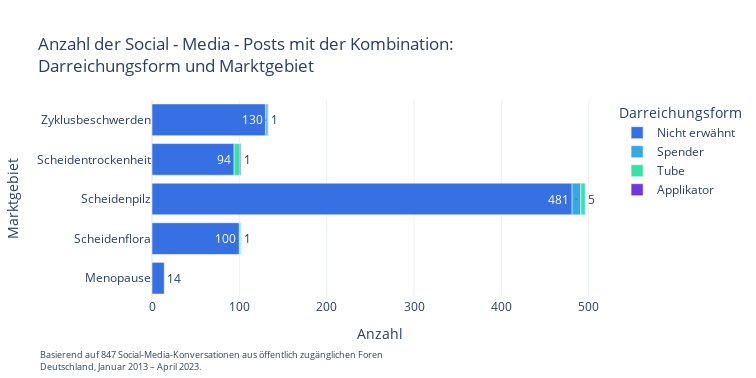
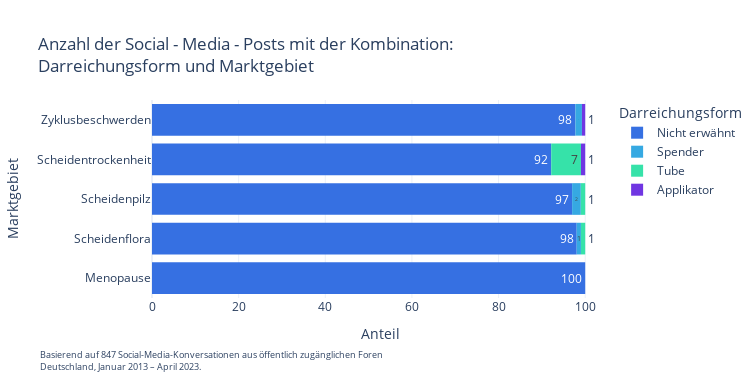
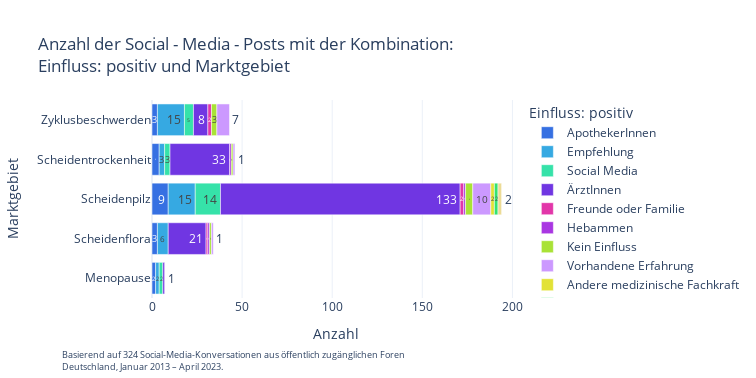
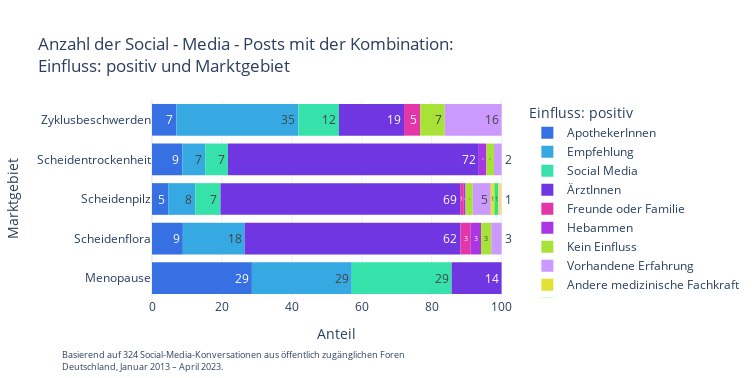

Notebook code cell kept with these figures, in order:
### Code cell
def percentage(df, variable1, variable2, yaxis_title, xaxis_title):


    # Calculate the count of each combination
    combination_counts=df.groupby([variable1, variable2]).post_id.nunique().reset_index(name="Anzahl")

    # Drop the rows where variable1 and variable2 values are identical
    combination_counts = combination_counts[combination_counts[variable1] != combination_counts[variable2]]


    # Calculate the total count of posts
    total_posts = num_rows = df.shape[0]

    # Calculate the percentage for each combination
    combination_counts['Anteil'] = (combination_counts['Anzahl'] / total_posts) * 100

    combination_counts = combination_counts[combination_counts[variable1] != "Nicht erwähnt"]
    combination_counts = combination_counts[combination_counts[variable1] != "Not mentioned"]
    combination_counts = combination_counts[combination_counts[variable2] != "Nicht benannt"]
    
    count_sum = combination_counts['Anzahl'].sum()



    # Display the result
    print(combination_counts)


    # Create the horizontal stacked bar chart
    fig = px.bar(combination_counts,
                y=variable1,
                x='Anzahl',
                color_discrete_sequence=PERMEA_COLOR_WHEEL_11_STATISTICS,
                color=variable2,
                #barnorm="percent",
                template="plotly_white",
                orientation='h',
                title=f'Anzahl der Social - Media - Posts mit der Kombination: <br>{xaxis_title} und {yaxis_title}',
                text_auto=".0f",
                labels={
                variable2: xaxis_title,
                #"percentage": "",
                variable1: yaxis_title,
                #"Anzahl": "Anzahl",
            },)

    fig.update_traces(textangle=0)


    fig.update_layout(

            xaxis_title='Anzahl', yaxis_title=yaxis_title,
            autosize=False,
            width=20 * 37.8,  # Convert 20 cm to inches (1 cm = 37.8 inches)
            height=10 * 37.8,  # Convert 9 cm to inches (1 cm = 37.8 inches)
        )
    
    fig.add_annotation(dict(font=dict(size=9),
                    x=-0.25,
                    y=-0.39,
                    showarrow=False,
                    text=f"Basierend auf {count_sum} Social-Media-Konversationen aus öffentlich zugänglichen Foren <br>Deutschland, Januar 2013 – April 2023.",
                    textangle=0,
                    xanchor='left',
                    xref="paper",
                    yref="paper",
                    align="left"
    ))

    # Show the chart
    fig.show()


    fig = px.histogram(
        combination_counts,
        x="Anteil",
        y=variable1,
        color=variable2,
        barnorm="percent",
        orientation="h",
        title=f'Anzahl der Social - Media - Posts mit der Kombination: <br>{xaxis_title} und {yaxis_title}',
        labels={
            "subcategory_1": "",
            variable2: xaxis_title,    
            variable1: yaxis_title,
        #    "count": xaxis,
        },
        color_discrete_sequence=PERMEA_COLOR_WHEEL_11_STATISTICS,
        text_auto=".0f",
        template="plotly_white",
        )
    
    fig.update_traces(textangle=0)


    fig.update_layout(

        xaxis_title='Anteil', yaxis_title= yaxis_title,
        autosize=False,
        width=20 * 37.8,  # Convert 20 cm to inches (1 cm = 37.8 inches)
        height=10 * 37.8,  # Convert 9 cm to inches (1 cm = 37.8 inches)
    )
    fig.add_annotation(dict(font=dict(size=9),
                        x=-0.25,
                        y=-0.39,
                        showarrow=False,
                        text=f"Basierend auf {count_sum} Social-Media-Konversationen aus öffentlich zugänglichen Foren <br>Deutschland, Januar 2013 – April 2023.",
                        textangle=0,
                        xanchor='left',
                        xref="paper",
                        yref="paper",
                        align="left"
    ))

    fig.show()

percentage(df, "topic_1", "product_1_mode_answer", "Marktgebiet", "Darreichungsform")
percentage(df, "topic_1", "topic_1_product_influecned_positivley", "Marktgebiet", "Einfluss: positiv")
percentage(df, "topic_1", "topic_2", "Marktgebiet", "Zweite Marktgebiet")
percentage(df, "topic_1", "product_1_dosage_answer", "Marktgebiet", "Dosierungsform")
percentage(df, "topic_1", "topic_1_product_not_helped_answer", "Marktgebiet", "Produkt hat nicht geholfen")
percentage(df, "topic_1", "product_1_mode_answer", "Marktgebiet", "Zulassung von Medikamenten")
percentage(filtered_df, "product_1", "topic_1_product_not_helped_answer", "Marktgebiet", "Unwirksame Medikamente")
percentage(filtered_df, "topic_1_product_not_helped_answer", "product_1", "Marktgebiet", "Unwirksame Medikamente")
percentage(filtered_df, "product_1", "topic_1_product_helped_answer", "Hauptprodukten", "Wirksame Medikamente")

percentage(filtered_df, "product_1", "transition_reasons_against_old_1", "Hauptprodukten", "Gründe für den Wechsel")
percentage(filtered_df, "product_1", "topic_1_product_influecned_positivley", "Hauptprodukten", "Gründe für den Wechsel")

percentage(filtered_df, "product_1", "product_1_dosage_answer", "Hauptprodukten", "Darreichungsform")

### Figure 1 — Plotly figure (JSON) as saved in the notebook; plotly's stock layout.template omitted (floating-point values rounded to 4 significant figures)
{"data": [{"alignmentgroup": "True", "hovertemplate": "Darreichungsform=Nicht erwähnt<br>Anzahl=%{x}<br>Marktgebiet=%{y}<extra></extra>", "legendgroup": "Nicht erwähnt", "marker": {"color": "rgb(54, 112, 226)", "pattern": {"shape": ""}}, "name": "Nicht erwähnt", "offsetgroup": "Nicht erwähnt", "orientation": "h", "showlegend": true, "textangle": 0, "textposition": "auto", "texttemplate": "%{x:.0f}", "type": "bar", "x": [14, 100, 481, 94, 130], "xaxis": "x", "y": ["Menopause", "Scheidenflora", "Scheidenpilz", "Scheidentrockenheit", "Zyklusbeschwerden"], "yaxis": "y"}, {"alignmentgroup": "True", "hovertemplate": "Darreichungsform=Spender<br>Anzahl=%{x}<br>Marktgebiet=%{y}<extra></extra>", "legendgroup": "Spender", "marker": {"color": "rgb(54, 169, 226)", "pattern": {"shape": ""}}, "name": "Spender", "offsetgroup": "Spender", "orientation": "h", "showlegend": true, "textangle": 0, "textposition": "auto", "texttemplate": "%{x:.0f}", "type": "bar", "x": [1, 10, 2], "xaxis": "x", "y": ["Scheidenflora", "Scheidenpilz", "Zyklusbeschwerden"], "yaxis": "y"}, {"alignmentgroup": "True", "hovertemplate": "Darreichungsform=Tube<br>Anzahl=%{x}<br>Marktgebiet=%{y}<extra></extra>", "legendgroup": "Tube", "marker": {"color": "rgb(54, 226, 169)", "pattern": {"shape": ""}}, "name": "Tube", "offsetgroup": "Tube", "orientation": "h", "showlegend": true, "textangle": 0, "textposition": "auto", "texttemplate": "%{x:.0f}", "type": "bar", "x": [1, 5, 7], "xaxis": "x", "y": ["Scheidenflora", "Scheidenpilz", "Scheidentrockenheit"], "yaxis": "y"}, {"alignmentgroup": "True", "hovertemplate": "Darreichungsform=Applikator<br>Anzahl=%{x}<br>Marktgebiet=%{y}<extra></extra>", "legendgroup": "Applikator", "marker": {"color": "rgb(112, 54, 226)", "pattern": {"shape": ""}}, "name": "Applikator", "offsetgroup": "Applikator", "orientation": "h", "showlegend": true, "textangle": 0, "textposition": "auto", "texttemplate": "%{x:.0f}", "type": "bar", "x": [1, 1], "xaxis": "x", "y": ["Scheidentrockenheit", "Zyklusbeschwerden"], "yaxis": "y"}], "layout": {"annotations": [{"align": "left", "font": {"size": 9}, "showarrow": false, "text": "Basierend auf 847 Social-Media-Konversationen aus öffentlich zugänglichen Foren <br>Deutschland, Januar 2013 – April 2023.", "textangle": 0, "x": -0.25, "xanchor": "left", "xref": "paper", "y": -0.39, "yref": "paper"}], "autosize": false, "barmode": "relative", "height": 378, "legend": {"title": {"text": "Darreichungsform"}, "tracegroupgap": 0}, "title": {"text": "Anzahl der Social - Media - Posts mit der Kombination: <br>Darreichungsform und Marktgebiet"}, "width": 756, "xaxis": {"anchor": "y", "domain": [0, 1], "title": {"text": "Anzahl"}}, "yaxis": {"anchor": "x", "domain": [0, 1], "title": {"text": "Marktgebiet"}}}}

### Figure 2 — Plotly figure (JSON) as saved in the notebook; plotly's stock layout.template omitted (floating-point values rounded to 4 significant figures)
{"data": [{"alignmentgroup": "True", "bingroup": "y", "histfunc": "sum", "hovertemplate": "Darreichungsform=Nicht erwähnt<br>sum of Anteil (normalized as percent)=%{x}<br>Marktgebiet=%{y}<extra></extra>", "legendgroup": "Nicht erwähnt", "marker": {"color": "rgb(54, 112, 226)", "pattern": {"shape": ""}}, "name": "Nicht erwähnt", "offsetgroup": "Nicht erwähnt", "orientation": "h", "showlegend": true, "textangle": 0, "texttemplate": "%{value:.0f}", "type": "histogram", "x": [0.2763, 1.974, 9.493, 1.855, 2.566], "xaxis": "x", "y": ["Menopause", "Scheidenflora", "Scheidenpilz", "Scheidentrockenheit", "Zyklusbeschwerden"], "yaxis": "y"}, {"alignmentgroup": "True", "bingroup": "y", "histfunc": "sum", "hovertemplate": "Darreichungsform=Spender<br>sum of Anteil (normalized as percent)=%{x}<br>Marktgebiet=%{y}<extra></extra>", "legendgroup": "Spender", "marker": {"color": "rgb(54, 169, 226)", "pattern": {"shape": ""}}, "name": "Spender", "offsetgroup": "Spender", "orientation": "h", "showlegend": true, "textangle": 0, "texttemplate": "%{value:.0f}", "type": "histogram", "x": [0.01974, 0.1974, 0.03947], "xaxis": "x", "y": ["Scheidenflora", "Scheidenpilz", "Zyklusbeschwerden"], "yaxis": "y"}, {"alignmentgroup": "True", "bingroup": "y", "histfunc": "sum", "hovertemplate": "Darreichungsform=Tube<br>sum of Anteil (normalized as percent)=%{x}<br>Marktgebiet=%{y}<extra></extra>", "legendgroup": "Tube", "marker": {"color": "rgb(54, 226, 169)", "pattern": {"shape": ""}}, "name": "Tube", "offsetgroup": "Tube", "orientation": "h", "showlegend": true, "textangle": 0, "texttemplate": "%{value:.0f}", "type": "histogram", "x": [0.01974, 0.09868, 0.1381], "xaxis": "x", "y": ["Scheidenflora", "Scheidenpilz", "Scheidentrockenheit"], "yaxis": "y"}, {"alignmentgroup": "True", "bingroup": "y", "histfunc": "sum", "hovertemplate": "Darreichungsform=Applikator<br>sum of Anteil (normalized as percent)=%{x}<br>Marktgebiet=%{y}<extra></extra>", "legendgroup": "Applikator", "marker": {"color": "rgb(112, 54, 226)", "pattern": {"shape": ""}}, "name": "Applikator", "offsetgroup": "Applikator", "orientation": "h", "showlegend": true, "textangle": 0, "texttemplate": "%{value:.0f}", "type": "histogram", "x": [0.01974, 0.01974], "xaxis": "x", "y": ["Scheidentrockenheit", "Zyklusbeschwerden"], "yaxis": "y"}], "layout": {"annotations": [{"align": "left", "font": {"size": 9}, "showarrow": false, "text": "Basierend auf 847 Social-Media-Konversationen aus öffentlich zugänglichen Foren <br>Deutschland, Januar 2013 – April 2023.", "textangle": 0, "x": -0.25, "xanchor": "left", "xref": "paper", "y": -0.39, "yref": "paper"}], "autosize": false, "barmode": "relative", "barnorm": "percent", "height": 378, "legend": {"title": {"text": "Darreichungsform"}, "tracegroupgap": 0}, "title": {"text": "Anzahl der Social - Media - Posts mit der Kombination: <br>Darreichungsform und Marktgebiet"}, "width": 756, "xaxis": {"anchor": "y", "domain": [0, 1], "title": {"text": "Anteil"}}, "yaxis": {"anchor": "x", "domain": [0, 1], "title": {"text": "Marktgebiet"}}}}

### Figure 3 — Plotly figure (JSON) as saved in the notebook; plotly's stock layout.template omitted (floating-point values rounded to 4 significant figures)
{"data": [{"alignmentgroup": "True", "hovertemplate": "Einfluss: positiv=ApothekerInnen<br>Anzahl=%{x}<br>Marktgebiet=%{y}<extra></extra>", "legendgroup": "ApothekerInnen", "marker": {"color": "rgb(54, 112, 226)", "pattern": {"shape": ""}}, "name": "ApothekerInnen", "offsetgroup": "ApothekerInnen", "orientation": "h", "showlegend": true, "textangle": 0, "textposition": "auto", "texttemplate": "%{x:.0f}", "type": "bar", "x": [2, 3, 9, 4, 3], "xaxis": "x", "y": ["Menopause", "Scheidenflora", "Scheidenpilz", "Scheidentrockenheit", "Zyklusbeschwerden"], "yaxis": "y"}, {"alignmentgroup": "True", "hovertemplate": "Einfluss: positiv=Empfehlung<br>Anzahl=%{x}<br>Marktgebiet=%{y}<extra></extra>", "legendgroup": "Empfehlung", "marker": {"color": "rgb(54, 169, 226)", "pattern": {"shape": ""}}, "name": "Empfehlung", "offsetgroup": "Empfehlung", "orientation": "h", "showlegend": true, "textangle": 0, "textposition": "auto", "texttemplate": "%{x:.0f}", "type": "bar", "x": [2, 6, 15, 3, 15], "xaxis": "x", "y": ["Menopause", "Scheidenflora", "Scheidenpilz", "Scheidentrockenheit", "Zyklusbeschwerden"], "yaxis": "y"}, {"alignmentgroup": "True", "hovertemplate": "Einfluss: positiv=Social Media<br>Anzahl=%{x}<br>Marktgebiet=%{y}<extra></extra>", "legendgroup": "Social Media", "marker": {"color": "rgb(54, 226, 169)", "pattern": {"shape": ""}}, "name": "Social Media", "offsetgroup": "Social Media", "orientation": "h", "showlegend": true, "textangle": 0, "textposition": "auto", "texttemplate": "%{x:.0f}", "type": "bar", "x": [2, 14, 3, 5], "xaxis": "x", "y": ["Menopause", "Scheidenpilz", "Scheidentrockenheit", "Zyklusbeschwerden"], "yaxis": "y"}, {"alignmentgroup": "True", "hovertemplate": "Einfluss: positiv=ÄrztInnen<br>Anzahl=%{x}<br>Marktgebiet=%{y}<extra></extra>", "legendgroup": "ÄrztInnen", "marker": {"color": "rgb(112, 54, 226)", "pattern": {"shape": ""}}, "name": "ÄrztInnen", "offsetgroup": "ÄrztInnen", "orientation": "h", "showlegend": true, "textangle": 0, "textposition": "auto", "texttemplate": "%{x:.0f}", "type": "bar", "x": [1, 21, 133, 33, 8], "xaxis": "x", "y": ["Menopause", "Scheidenflora", "Scheidenpilz", "Scheidentrockenheit", "Zyklusbeschwerden"], "yaxis": "y"}, {"alignmentgroup": "True", "hovertemplate": "Einfluss: positiv=Freunde oder Familie<br>Anzahl=%{x}<br>Marktgebiet=%{y}<extra></extra>", "legendgroup": "Freunde oder Familie", "marker": {"color": "rgb(226, 54, 169)", "pattern": {"shape": ""}}, "name": "Freunde oder Familie", "offsetgroup": "Freunde oder Familie", "orientation": "h", "showlegend": true, "textangle": 0, "textposition": "auto", "texttemplate": "%{x:.0f}", "type": "bar", "x": [1, 2, 2], "xaxis": "x", "y": ["Scheidenflora", "Scheidenpilz", "Zyklusbeschwerden"], "yaxis": "y"}, {"alignmentgroup": "True", "hovertemplate": "Einfluss: positiv=Hebammen<br>Anzahl=%{x}<br>Marktgebiet=%{y}<extra></extra>", "legendgroup": "Hebammen", "marker": {"color": "rgb(169, 54, 226)", "pattern": {"shape": ""}}, "name": "Hebammen", "offsetgroup": "Hebammen", "orientation": "h", "showlegend": true, "textangle": 0, "textposition": "auto", "texttemplate": "%{x:.0f}", "type": "bar", "x": [1, 1, 1], "xaxis": "x", "y": ["Scheidenflora", "Scheidenpilz", "Scheidentrockenheit"], "yaxis": "y"}, {"alignmentgroup": "True", "hovertemplate": "Einfluss: positiv=Kein Einfluss<br>Anzahl=%{x}<br>Marktgebiet=%{y}<extra></extra>", "legendgroup": "Kein Einfluss", "marker": {"color": "rgb(169, 226, 54)", "pattern": {"shape": ""}}, "name": "Kein Einfluss", "offsetgroup": "Kein Einfluss", "orientation": "h", "showlegend": true, "textangle": 0, "textposition": "auto", "texttemplate": "%{x:.0f}", "type": "bar", "x": [1, 4, 1, 3], "xaxis": "x", "y": ["Scheidenflora", "Scheidenpilz", "Scheidentrockenheit", "Zyklusbeschwerden"], "yaxis": "y"}, {"alignmentgroup": "True", "hovertemplate": "Einfluss: positiv=Vorhandene Erfahrung<br>Anzahl=%{x}<br>Marktgebiet=%{y}<extra></extra>", "legendgroup": "Vorhandene Erfahrung", "marker": {"color": "rgb(204, 153, 255)", "pattern": {"shape": ""}}, "name": "Vorhandene Erfahrung", "offsetgroup": "Vorhandene Erfahrung", "orientation": "h", "showlegend": true, "textangle": 0, "textposition": "auto", "texttemplate": "%{x:.0f}", "type": "bar", "x": [1, 10, 1, 7], "xaxis": "x", "y": ["Scheidenflora", "Scheidenpilz", "Scheidentrockenheit", "Zyklusbeschwerden"], "yaxis": "y"}, {"alignmentgroup": "True", "hovertemplate": "Einfluss: positiv=Andere medizinische Fachkraft<br>Anzahl=%{x}<br>Marktgebiet=%{y}<extra></extra>", "legendgroup": "Andere medizinische Fachkraft", "marker": {"color": "rgb(226, 226, 54)", "pattern": {"shape": ""}}, "name": "Andere medizinische Fachkraft", "offsetgroup": "Andere medizinische Fachkraft", "orientation": "h", "showlegend": true, "textangle": 0, "textposition": "auto", "texttemplate": "%{x:.0f}", "type": "bar", "x": [2], "xaxis": "x", "y": ["Scheidenpilz"], "yaxis": "y"}, {"alignmentgroup": "True", "hovertemplate": "Einfluss: positiv=Werbung<br>Anzahl=%{x}<br>Marktgebiet=%{y}<extra></extra>", "legendgroup": "Werbung", "marker": {"color": "rgb(54, 226, 112)", "pattern": {"shape": ""}}, "name": "Werbung", "offsetgroup": "Werbung", "orientation": "h", "showlegend": true, "textangle": 0, "textposition": "auto", "texttemplate": "%{x:.0f}", "type": "bar", "x": [2], "xaxis": "x", "y": ["Scheidenpilz"], "yaxis": "y"}, {"alignmentgroup": "True", "hovertemplate": "Einfluss: positiv=Zeitungsartikel<br>Anzahl=%{x}<br>Marktgebiet=%{y}<extra></extra>", "legendgroup": "Zeitungsartikel", "marker": {"color": "rgb(236, 219, 150)", "pattern": {"shape": ""}}, "name": "Zeitungsartikel", "offsetgroup": "Zeitungsartikel", "orientation": "h", "showlegend": true, "textangle": 0, "textposition": "auto", "texttemplate": "%{x:.0f}", "type": "bar", "x": [2], "xaxis": "x", "y": ["Scheidenpilz"], "yaxis": "y"}], "layout": {"annotations": [{"align": "left", "font": {"size": 9}, "showarrow": false, "text": "Basierend auf 324 Social-Media-Konversationen aus öffentlich zugänglichen Foren <br>Deutschland, Januar 2013 – April 2023.", "textangle": 0, "x": -0.25, "xanchor": "left", "xref": "paper", "y": -0.39, "yref": "paper"}], "autosize": false, "barmode": "relative", "height": 378, "legend": {"title": {"text": "Einfluss: positiv"}, "tracegroupgap": 0}, "title": {"text": "Anzahl der Social - Media - Posts mit der Kombination: <br>Einfluss: positiv und Marktgebiet"}, "width": 756, "xaxis": {"anchor": "y", "domain": [0, 1], "title": {"text": "Anzahl"}}, "yaxis": {"anchor": "x", "domain": [0, 1], "title": {"text": "Marktgebiet"}}}}

### Figure 4 — Plotly figure (JSON) as saved in the notebook; plotly's stock layout.template omitted (floating-point values rounded to 4 significant figures)
{"data": [{"alignmentgroup": "True", "bingroup": "y", "histfunc": "sum", "hovertemplate": "Einfluss: positiv=ApothekerInnen<br>sum of Anteil (normalized as percent)=%{x}<br>Marktgebiet=%{y}<extra></extra>", "legendgroup": "ApothekerInnen", "marker": {"color": "rgb(54, 112, 226)", "pattern": {"shape": ""}}, "name": "ApothekerInnen", "offsetgroup": "ApothekerInnen", "orientation": "h", "showlegend": true, "textangle": 0, "texttemplate": "%{value:.0f}", "type": "histogram", "x": [0.03947, 0.05921, 0.1776, 0.07894, 0.05921], "xaxis": "x", "y": ["Menopause", "Scheidenflora", "Scheidenpilz", "Scheidentrockenheit", "Zyklusbeschwerden"], "yaxis": "y"}, {"alignmentgroup": "True", "bingroup": "y", "histfunc": "sum", "hovertemplate": "Einfluss: positiv=Empfehlung<br>sum of Anteil (normalized as percent)=%{x}<br>Marktgebiet=%{y}<extra></extra>", "legendgroup": "Empfehlung", "marker": {"color": "rgb(54, 169, 226)", "pattern": {"shape": ""}}, "name": "Empfehlung", "offsetgroup": "Empfehlung", "orientation": "h", "showlegend": true, "textangle": 0, "texttemplate": "%{value:.0f}", "type": "histogram", "x": [0.03947, 0.1184, 0.296, 0.05921, 0.296], "xaxis": "x", "y": ["Menopause", "Scheidenflora", "Scheidenpilz", "Scheidentrockenheit", "Zyklusbeschwerden"], "yaxis": "y"}, {"alignmentgroup": "True", "bingroup": "y", "histfunc": "sum", "hovertemplate": "Einfluss: positiv=Social Media<br>sum of Anteil (normalized as percent)=%{x}<br>Marktgebiet=%{y}<extra></extra>", "legendgroup": "Social Media", "marker": {"color": "rgb(54, 226, 169)", "pattern": {"shape": ""}}, "name": "Social Media", "offsetgroup": "Social Media", "orientation": "h", "showlegend": true, "textangle": 0, "texttemplate": "%{value:.0f}", "type": "histogram", "x": [0.03947, 0.2763, 0.05921, 0.09868], "xaxis": "x", "y": ["Menopause", "Scheidenpilz", "Scheidentrockenheit", "Zyklusbeschwerden"], "yaxis": "y"}, {"alignmentgroup": "True", "bingroup": "y", "histfunc": "sum", "hovertemplate": "Einfluss: positiv=ÄrztInnen<br>sum of Anteil (normalized as percent)=%{x}<br>Marktgebiet=%{y}<extra></extra>", "legendgroup": "ÄrztInnen", "marker": {"color": "rgb(112, 54, 226)", "pattern": {"shape": ""}}, "name": "ÄrztInnen", "offsetgroup": "ÄrztInnen", "orientation": "h", "showlegend": true, "textangle": 0, "texttemplate": "%{value:.0f}", "type": "histogram", "x": [0.01974, 0.4144, 2.625, 0.6513, 0.1579], "xaxis": "x", "y": ["Menopause", "Scheidenflora", "Scheidenpilz", "Scheidentrockenheit", "Zyklusbeschwerden"], "yaxis": "y"}, {"alignmentgroup": "True", "bingroup": "y", "histfunc": "sum", "hovertemplate": "Einfluss: positiv=Freunde oder Familie<br>sum of Anteil (normalized as percent)=%{x}<br>Marktgebiet=%{y}<extra></extra>", "legendgroup": "Freunde oder Familie", "marker": {"color": "rgb(226, 54, 169)", "pattern": {"shape": ""}}, "name": "Freunde oder Familie", "offsetgroup": "Freunde oder Familie", "orientation": "h", "showlegend": true, "textangle": 0, "texttemplate": "%{value:.0f}", "type": "histogram", "x": [0.01974, 0.03947, 0.03947], "xaxis": "x", "y": ["Scheidenflora", "Scheidenpilz", "Zyklusbeschwerden"], "yaxis": "y"}, {"alignmentgroup": "True", "bingroup": "y", "histfunc": "sum", "hovertemplate": "Einfluss: positiv=Hebammen<br>sum of Anteil (normalized as percent)=%{x}<br>Marktgebiet=%{y}<extra></extra>", "legendgroup": "Hebammen", "marker": {"color": "rgb(169, 54, 226)", "pattern": {"shape": ""}}, "name": "Hebammen", "offsetgroup": "Hebammen", "orientation": "h", "showlegend": true, "textangle": 0, "texttemplate": "%{value:.0f}", "type": "histogram", "x": [0.01974, 0.01974, 0.01974], "xaxis": "x", "y": ["Scheidenflora", "Scheidenpilz", "Scheidentrockenheit"], "yaxis": "y"}, {"alignmentgroup": "True", "bingroup": "y", "histfunc": "sum", "hovertemplate": "Einfluss: positiv=Kein Einfluss<br>sum of Anteil (normalized as percent)=%{x}<br>Marktgebiet=%{y}<extra></extra>", "legendgroup": "Kein Einfluss", "marker": {"color": "rgb(169, 226, 54)", "pattern": {"shape": ""}}, "name": "Kein Einfluss", "offsetgroup": "Kein Einfluss", "orientation": "h", "showlegend": true, "textangle": 0, "texttemplate": "%{value:.0f}", "type": "histogram", "x": [0.01974, 0.07894, 0.01974, 0.05921], "xaxis": "x", "y": ["Scheidenflora", "Scheidenpilz", "Scheidentrockenheit", "Zyklusbeschwerden"], "yaxis": "y"}, {"alignmentgroup": "True", "bingroup": "y", "histfunc": "sum", "hovertemplate": "Einfluss: positiv=Vorhandene Erfahrung<br>sum of Anteil (normalized as percent)=%{x}<br>Marktgebiet=%{y}<extra></extra>", "legendgroup": "Vorhandene Erfahrung", "marker": {"color": "rgb(204, 153, 255)", "pattern": {"shape": ""}}, "name": "Vorhandene Erfahrung", "offsetgroup": "Vorhandene Erfahrung", "orientation": "h", "showlegend": true, "textangle": 0, "texttemplate": "%{value:.0f}", "type": "histogram", "x": [0.01974, 0.1974, 0.01974, 0.1381], "xaxis": "x", "y": ["Scheidenflora", "Scheidenpilz", "Scheidentrockenheit", "Zyklusbeschwerden"], "yaxis": "y"}, {"alignmentgroup": "True", "bingroup": "y", "histfunc": "sum", "hovertemplate": "Einfluss: positiv=Andere medizinische Fachkraft<br>sum of Anteil (normalized as percent)=%{x}<br>Marktgebiet=%{y}<extra></extra>", "legendgroup": "Andere medizinische Fachkraft", "marker": {"color": "rgb(226, 226, 54)", "pattern": {"shape": ""}}, "name": "Andere medizinische Fachkraft", "offsetgroup": "Andere medizinische Fachkraft", "orientation": "h", "showlegend": true, "textangle": 0, "texttemplate": "%{value:.0f}", "type": "histogram", "x": [0.03947], "xaxis": "x", "y": ["Scheidenpilz"], "yaxis": "y"}, {"alignmentgroup": "True", "bingroup": "y", "histfunc": "sum", "hovertemplate": "Einfluss: positiv=Werbung<br>sum of Anteil (normalized as percent)=%{x}<br>Marktgebiet=%{y}<extra></extra>", "legendgroup": "Werbung", "marker": {"color": "rgb(54, 226, 112)", "pattern": {"shape": ""}}, "name": "Werbung", "offsetgroup": "Werbung", "orientation": "h", "showlegend": true, "textangle": 0, "texttemplate": "%{value:.0f}", "type": "histogram", "x": [0.03947], "xaxis": "x", "y": ["Scheidenpilz"], "yaxis": "y"}, {"alignmentgroup": "True", "bingroup": "y", "histfunc": "sum", "hovertemplate": "Einfluss: positiv=Zeitungsartikel<br>sum of Anteil (normalized as percent)=%{x}<br>Marktgebiet=%{y}<extra></extra>", "legendgroup": "Zeitungsartikel", "marker": {"color": "rgb(236, 219, 150)", "pattern": {"shape": ""}}, "name": "Zeitungsartikel", "offsetgroup": "Zeitungsartikel", "orientation": "h", "showlegend": true, "textangle": 0, "texttemplate": "%{value:.0f}", "type": "histogram", "x": [0.03947], "xaxis": "x", "y": ["Scheidenpilz"], "yaxis": "y"}], "layout": {"annotations": [{"align": "left", "font": {"size": 9}, "showarrow": false, "text": "Basierend auf 324 Social-Media-Konversationen aus öffentlich zugänglichen Foren <br>Deutschland, Januar 2013 – April 2023.", "textangle": 0, "x": -0.25, "xanchor": "left", "xref": "paper", "y": -0.39, "yref": "paper"}], "autosize": false, "barmode": "relative", "barnorm": "percent", "height": 378, "legend": {"title": {"text": "Einfluss: positiv"}, "tracegroupgap": 0}, "title": {"text": "Anzahl der Social - Media - Posts mit der Kombination: <br>Einfluss: positiv und Marktgebiet"}, "width": 756, "xaxis": {"anchor": "y", "domain": [0, 1], "title": {"text": "Anteil"}}, "yaxis": {"anchor": "x", "domain": [0, 1], "title": {"text": "Marktgebiet"}}}}
